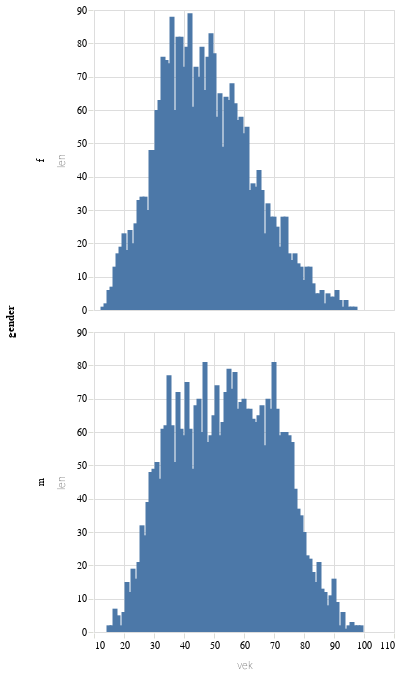

The notebook cell saved with this chart:
### Code cell
alt.Chart(cr2.filter(pl.col('gender').is_in(['m','f'])).to_pandas()).mark_bar().encode(alt.X("vek"),alt.Y("len"),alt.Row("gender"))

### Figure 1 — Vega-Lite specification as saved in the notebook (floating-point values rounded to 4 significant figures; data arrays with more than 128 entries replaced by an {"elided": "..."} marker saying what was removed)
{"config": {"title": {"font": "Noticia Text", "fontSize": 14, "anchor": "start", "lineHeight": 21, "fontWeight": "bolder", "subtitleFont": "Noticia Text", "subtitleFontSize": 12, "subtitlePadding": 12, "dy": -12}, "axis": {"labelFont": "Asap", "titleFont": "Asap", "fontWeight": "lighter", "titleFontWeight": "lighter", "labelFontSize": 10, "titleFontSize": 10, "labelPadding": 2, "titlePadding": 10, "domainOpacity": 0, "tickColor": "#DCDDD6"}, "legend": {"labelFont": "Asap", "labelFontWeight": "normal", "titleFont": "Asap", "titleFontWeight": "normal", "labelFontSize": 10, "titleFontSize": 10}}, "data": {"name": "data-045789f34f40185f375cfb9b62f3a04f"}, "mark": {"type": "bar"}, "encoding": {"row": {"field": "gender", "type": "nominal"}, "x": {"field": "vek", "type": "quantitative"}, "y": {"field": "len", "type": "quantitative"}}, "$schema": "https://vega.github.io/schema/vega-lite/v5.8.0.json", "datasets": {"data-045789f34f40185f375cfb9b62f3a04f": {"elided": "170 records"}}}
